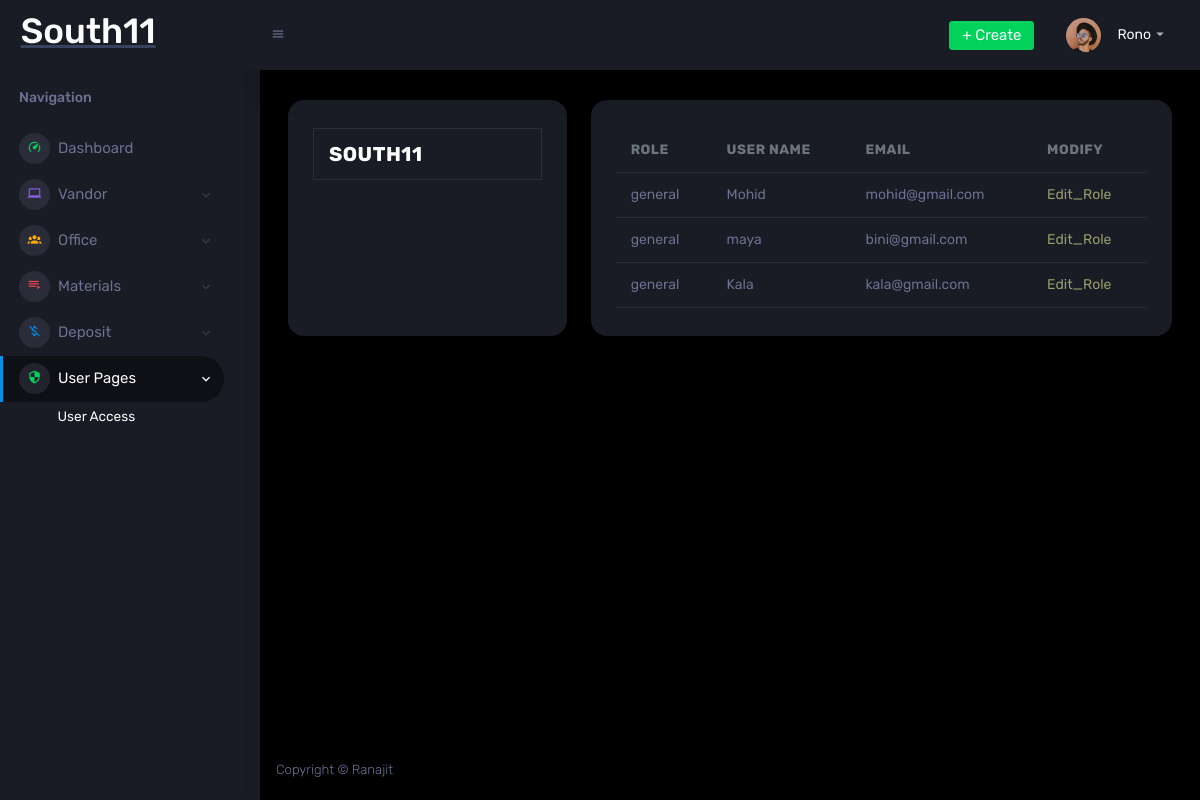
Before: /user_setting.php (signed in) with the older database file.
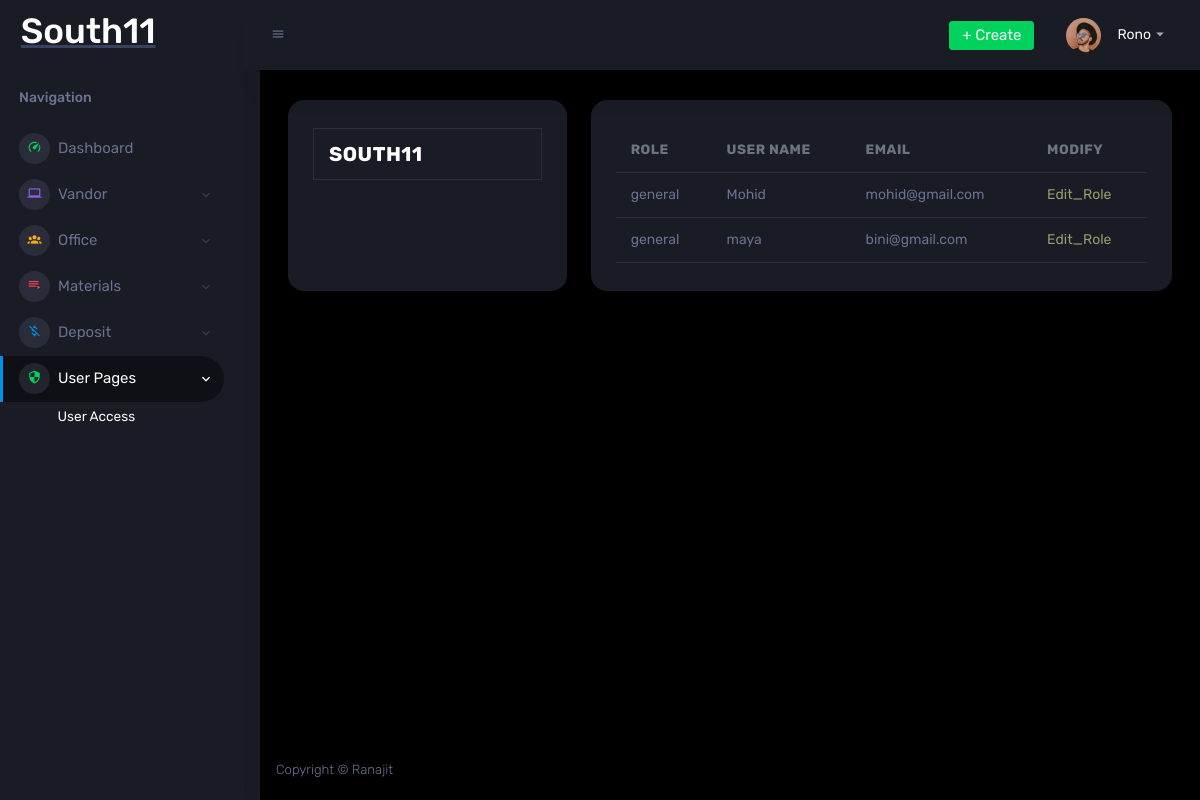
After: the same page with the newer database file.
### tables this page shows
CREATE TABLE `dev_tool` (
  `id` int(11) NOT NULL AUTO_INCREMENT,
  `big_title` varchar(12) NOT NULL,
  `mini_title` varchar(1) NOT NULL,
  PRIMARY KEY (`id`)
);

CREATE TABLE `user` (
  `id` int(11) NOT NULL AUTO_INCREMENT,
  `user_name` varchar(30) NOT NULL,
  `email` varchar(30) NOT NULL,
  `user_role` varchar(30) NOT NULL DEFAULT 'general',
  `password` varchar(100) NOT NULL,
  PRIMARY KEY (`id`),
  UNIQUE KEY `email` (`email`)
);

### user_setting.php (the view, shortened to what this page needs)
<?php
	if(isset($_SESSION["user_role"]) && $_SESSION["user_role"] == 'root_admin'){
    	include "inc/top.php";
?>
  </head>
  <body>
    <div class="container-scroller">
      <?php
        include "inc/sidebar.php";
      ?>
      <div class="container-fluid page-body-wrapper">
        <?php
            include "inc/navbar.php";
        ?>
        <div class="main-panel">
			<div class="content-wrapper">
				<div class="row">
					<div class="col-lg-4 grid-margin stretch-card">
					<div class="card">
							<div class="card-body">
								<?php
									$dev_sql ="SELECT * FROM dev_tool;";
									$dev_sql_query = mysqli_query($conn, $dev_sql);
									$dev_row = mysqli_fetch_assoc($dev_sql_query);
									if(!isset($_GET["dev_id"])){
									if(mysqli_num_rows($dev_sql_query) == 1	){
										echo "<div class='table-responsive'>
											<table class='table table-bordered'>
												<thead>
													<tr>
														<th><a class='text-decoration-none fs-5 text-white' href='user_setting.php?dev_id=" .$dev_row["id"]."'>".$dev_row["big_title"]."</a></th>
													</tr>
												</thead>
											</table>
										</div>";
									}
								}
								?>
							</div>
						</div>
					</div>
					<div class="col-lg-8 grid-margin stretch-card">
						<div class="card">
								<div class="card-body">
									<div class="table-responsive">
										<table class="table">
											<thead>
												<tr>
													<th> Role </th>
													<th> User Name </th>
													<th> Email </th>
													<th> Modify </th>
												</tr>
											</thead>
											<tbody>
												<?php
													$user_sql = "SELECT * FROM user LIMIT 20 OFFSET 2";
													$user_sql_query = mysqli_query($conn, $user_sql);
													if(mysqli_num_rows($user_sql_query) > 0){
														while($show_user = mysqli_fetch_assoc($user_sql_query)){
												?>
												<tr>
													<td> <?php echo $show_user["user_role"]; ?> </td>
													<td> <?php echo $show_user["user_name"]; ?> </td>
													<td> <?php echo $show_user["email"]; ?> </td>
													<td> <a class="text-decoration-none" style="color: #9da06b;" href="user_setting.php?user_id=<?php echo $show_user["id"]; ?>">Edit_Role</a> </td>
												</tr>
												<?php
														}
													}
												?>
											</tbody>
										</table>
									</div>
								</div>
							</div>
						</div>
					</div>
				</div>
            <?php
                include "inc/footer.php";
            ?>
        	</div>
      	</div>
    </div>
    <?php
        include "inc/bottom.php";
	}else{
		header("location: index.php");
	}
    ?>

### inc/top.php (shortened to what this page needs)
<!DOCTYPE html>
<html lang="en">
  <head>
    <link rel="stylesheet" href="assets/vendors/mdi/css/materialdesignicons.min.css">
    <link rel="stylesheet" href="assets/vendors/css/vendor.bundle.base.css">
    <link rel="stylesheet" href="assets/css/style.css">
    <link rel="stylesheet" href="mycustom.css">
    <link rel="stylesheet" href="dashboard_styles.css">

### inc/sidebar.php (shortened to what this page needs)
<nav class="sidebar sidebar-offcanvas" id="sidebar">
        <div class="sidebar-brand-wrapper d-none d-lg-flex align-items-center justify-content-center fixed-top">
          	<a class="sidebar-brand brand-logo" href="dashboard.php">
          	<h1 class="text-white">
				<?php
					include_once __DIR__ . '/../db/db.php';
					$u_sql = "SELECT * FROM dev_tool";
					$u_query = mysqli_query($conn, $u_sql);
					if($row=mysqli_fetch_assoc($u_query)){
						echo $row["big_title"];
					}
				?>
			</h1>
          	</a>
        </div>
		<?php
		if(isset($_SESSION["user_role"]) && $_SESSION["user_role"] == 'root_admin'){
    	?>
        <ul class="nav">
        	<li class="nav-item nav-category">
        		<span class="nav-link">Navigation</span>
        	</li>
        	<li class="nav-item menu-items">
				<a class="nav-link" href="dashboard.php">
					<span class="menu-icon">
						<i class="mdi mdi-speedometer"></i>
					</span>
					<span class="menu-title">Dashboard</span>
				</a>
        	</li>
         	<li class="nav-item menu-items">
				<a class="nav-link" data-bs-toggle="collapse" href="#ui-basic" aria-expanded="false" aria-controls="ui-basic">
					<span class="menu-icon">
						<i class="mdi mdi-laptop"></i>
					</span>
					<span class="menu-title">Vandor</span>
					<i class="menu-arrow"></i>
				</a>
          	</li>
			<li class="nav-item menu-items">
				<a class="nav-link" data-bs-toggle="collapse" href="#ui-vandor" aria-expanded="false" aria-controls="ui-vandor">
					<span class="menu-icon">
						<i class="mdi mdi-account-group"></i>
					</span>
					<span class="menu-title">Office</span>
					<i class="menu-arrow"></i>
				</a>
          	</li>
			<li class="nav-item menu-items">
				<a class="nav-link" data-bs-toggle="collapse" href="#ui-basic2" aria-expanded="false" aria-controls="ui-basic2">
					<span class="menu-icon">
						<i class="mdi mdi-playlist-play"></i>
					</span>
					<span class="menu-title">Materials</span>
					<i class="menu-arrow"></i>
				</a>
          	</li>
			  <li class="nav-item menu-items">
				<a class="nav-link" data-bs-toggle="collapse" href="#ui-basic3" aria-expanded="false" aria-controls="ui-basic3">
					<span class="menu-icon">
					<i class="mdi mdi-currency-usd-off"></i>
					</span>
					<span class="menu-title">Deposit</span>
					<i class="menu-arrow"></i>
				</a>
          	</li>
          <li class="nav-item menu-items">
            <a class="nav-link" data-bs-toggle="collapse" href="#auth" aria-expanded="false" aria-controls="auth">
              <span class="menu-icon">
                <i class="mdi mdi-security"></i>
              </span>
              <span class="menu-title">User Pages</span>
              <i class="menu-arrow"></i>
            </a>
            <div class="collapse" id="auth">
              <ul class="nav flex-column sub-menu">
			  	<li class="nav-item"> <a class="nav-link" href="user_setting.php"> User Access </a></li>
              </ul>
            </div>
          </li>
        </ul>
		<?php
		}
    	?>
    </nav>

### inc/navbar.php (shortened to what this page needs)
<nav class="navbar p-0 fixed-top d-flex flex-row">
	<div class="navbar-menu-wrapper d-flex align-items-stretch">
		<button class="navbar-toggler navbar-toggler align-self-center" type="button" data-toggle="minimize">
			<span class="mdi mdi-menu"></span>
		</button>
		<ul class="navbar-nav navbar-nav-right">
			<?php if (!empty($_SESSION["user_role"] == 'root_admin')) { ?>
				<li class="nav-item dropdown d-sm-block">
					<a class="nav-link btn btn-success create-new-button" id="createbuttonDropdown"
						data-bs-toggle="dropdown" aria-expanded="false" href="#">+ Create</a>
				</li>
			<?php } ?>
			<li class="nav-item dropdown">
				<a class="nav-link" id="profileDropdown" href="#" data-bs-toggle="dropdown">
					<div class="navbar-profile">
						<img class="img-xs rounded-circle" src="assets/images/faces/face15.jpg" alt="">
						<p class="mb-0 d-none d-sm-block navbar-profile-name">
							<?php
							if (isset($_SESSION["user_role"]) && $_SESSION["user_role"] == 'root_admin' or isset($_SESSION["user_role"]) && $_SESSION["user_role"] == 'general') {
								echo ucwords($_SESSION["user_name"]);
							}
							?>
						</p>
						<i class="mdi mdi-menu-down d-none d-sm-block"></i>
					</div>
				</a>
			</li>
		</ul>
	</div>
</nav>

### inc/footer.php
<footer class="footer">
        <div class="d-sm-flex justify-content-center justify-content-sm-between">
          <span class="text-muted text-white d-block text-center text-sm-left d-sm-inline-block">Copyright © Ranajit</span>
        </div>
</footer>

### inc/bottom.php (shortened to what this page needs)
  </body>
</html>

### mycustom.css (style rules this page uses)
.sidebar { position: fixed !important; top: 70px !important; left: 0; height: calc(100vh - 70px) !important; overflow-y: auto; overflow-x: hidden; z-index: 1000; transition: all 0.3s ease; }
.page-body-wrapper { margin-left: 260px; transition: margin-left 0.3s ease; }
.sidebar { box-shadow: 4px 0 15px rgba(0, 0, 0, 0.08); }
.sidebar { scroll-behavior: smooth; }

### dashboard_styles.css (style rules this page uses)
.card { border: none; border-radius: 16px; box-shadow: 0 2px 12px rgba(0, 0, 0, 0.06); }
.table { margin-bottom: 0; }
.table thead th { font-weight: 600; color: #6c757d; font-size: 0.85rem; text-transform: uppercase; letter-spacing: 0.5px; }
.table tbody tr { transition: all 0.2s ease; }
.stats-card, .mini-stats-card, .card { animation: fadeInUp 0.5s ease-out; }

Changed rows visible on the page:
removed user: user_role "general", user_name "Kala", email "kala@gmail.com"
